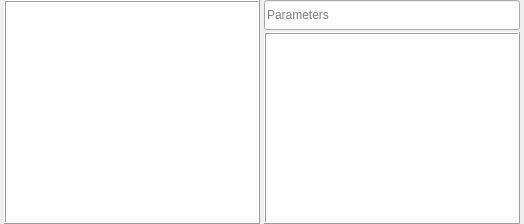
               <widget class="QWidget" name="main_tab_widgetPage8">
                <layout class="QHBoxLayout" name="horizontalLayout_15">
                 <property name="spacing">
                  <number>4</number>
                 </property>
                 <property name="leftMargin">
                  <number>4</number>
                 </property>
                 <property name="topMargin">
                  <number>0</number>
                 </property>
                 <property name="rightMargin">
                  <number>4</number>
                 </property>
                 <property name="bottomMargin">
                  <number>0</number>
                 </property>
                 <item>
                  <layout class="QVBoxLayout" name="verticalLayout_56">
                   <property name="spacing">
                    <number>0</number>
                   </property>
                   <item>
                    <widget class="QListWidget" name="gcode_list">
                     <property name="frameShape">
                      <enum>QFrame::Box</enum>
                     </property>
                     <property name="frameShadow">
                      <enum>QFrame::Raised</enum>
                     </property>
                     <property name="selectionMode">
                      <enum>QAbstractItemView::SingleSelection</enum>
                     </property>
                    </widget>
                   </item>
                  </layout>
                 </item>
                 <item>
                  <layout class="QVBoxLayout" name="verticalLayout_55">
                   <property name="spacing">
                    <number>2</number>
                   </property>
                   <property name="leftMargin">
                    <number>0</number>
                   </property>
                   <property name="rightMargin">
                    <number>0</number>
                   </property>
                   <item>
                    <widget class="QLineEdit" name="gcode_parameters">
                     <property name="sizePolicy">
                      <sizepolicy hsizetype="Preferred" vsizetype="Preferred">
                       <horstretch>0</horstretch>
                       <verstretch>0</verstretch>
                      </sizepolicy>
                     </property>
                     <property name="minimumSize">
                      <size>
                       <width>0</width>
                       <height>30</height>
                      </size>
                     </property>
                     <property name="baseSize">
                      <size>
                       <width>0</width>
                       <height>30</height>
                      </size>
                     </property>
                     <property name="readOnly">
                      <bool>true</bool>
                     </property>
                     <property name="placeholderText">
                      <string>Parameters</string>
                     </property>
                    </widget>
                   </item>
                   <item>
                    <widget class="QPlainTextEdit" name="gcode_description">
                     <property name="frameShape">
                      <enum>QFrame::Box</enum>
                     </property>
                     <property name="frameShadow">
                      <enum>QFrame::Raised</enum>
                     </property>
                    </widget>
                   </item>
                  </layout>
                 </item>
                </layout>
               </widget>
